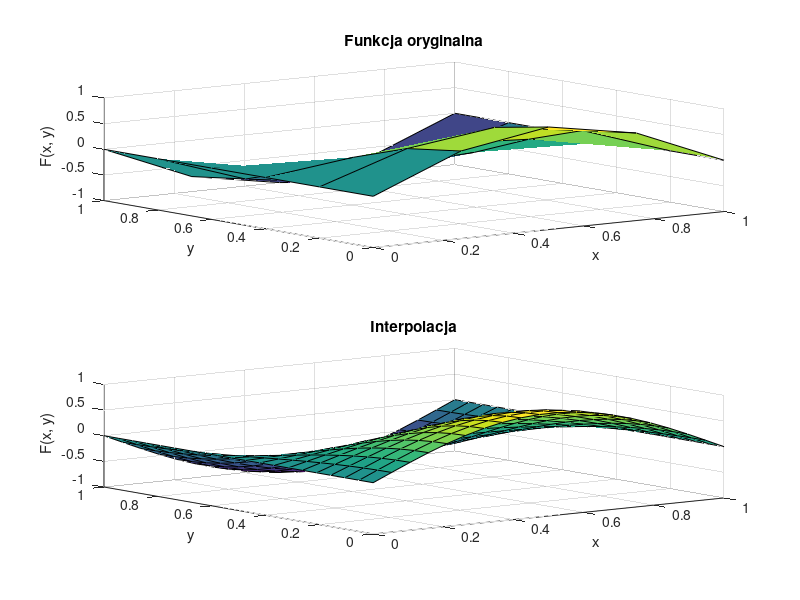

MATLAB code for this plot:
function Zad_4
[M,N,P,R,x_coarse,y_coarse,F_coarse,x_fine,y_fine,F_fine] = zadanie4();
end

function [M,N,P,R,x_coarse,y_coarse,F_coarse,x_fine,y_fine,F_fine] = zadanie4()

    P = 20; % liczba unikalnych współrzędnych x punktów dla których będzie obliczana interpolacja
    R = 20; % liczba unikalnych współrzędnych y punktów dla których będzie obliczana interpolacja

    % Dobierz liczbę węzłów interpolacji w kierunku osi X (M) i Y (N) z zakresu od 2 do 8.
    M = randi([2, 8]);
    N = randi([2, 8]);

    % Generowanie węzłów interpolacji na płaszczyźnie
    x_coarse = linspace(0, 1, M);
    y_coarse = linspace(0, 1, N);
    [X_coarse, Y_coarse] = meshgrid(x_coarse, y_coarse);

    % Zdefiniuj interpolowaną funkcję
    F_coarse = sin(pi*X_coarse) .* cos(pi*Y_coarse); % Przykładowa funkcja interpolowana

    MN = M*N;
    xvec_coarse = reshape(X_coarse, MN, 1);
    yvec_coarse = reshape(Y_coarse, MN, 1);
    fvec_coarse = reshape(F_coarse, MN, 1);

    % Macierz Vandermonde'a dla interpolacji 2d
    V = zeros(M*N, M*N);
    for i = 0:(M-1)
        for j = 0:(N-1)
            V(:, i*N + j + 1) = xvec_coarse.^i .* yvec_coarse.^j;
        end
    end

    % Współczynniki wielomianu interpolacyjnego
    coeffs = V \ fvec_coarse;

    % Obliczanie wartości funkcji interpolującej na gęstszej siatce
    x_fine = linspace(0, 1, P);
    y_fine = linspace(0, 1, R);
    [X_fine, Y_fine] = meshgrid(x_fine, y_fine);

    F_fine = zeros(size(X_fine));

    % Obliczanie wartości wielomianu interpolującego
    for i = 0:(M-1)
        for j = 0:(N-1)
            F_fine = F_fine + coeffs(i*N + j + 1) * X_fine.^i .* Y_fine.^j;
        end
    end

    % Wykresy
    subplot(2,1,1);
    surf(X_coarse, Y_coarse, F_coarse);
    title('Funkcja oryginalna');
    xlabel('x');
    ylabel('y');
    zlabel('F(x, y)');

    subplot(2,1,2);
    surf(X_fine, Y_fine, F_fine);
    title('Interpolacja');
    xlabel('x');
    ylabel('y');
    zlabel('F(x, y)');

    % Zapisz wykresy do pliku
    saveas(gcf, 'zadanie4.png');

end

